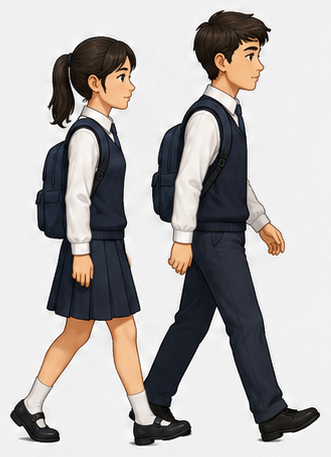
#> input picture saq_assets_ready/npc/npc_students_group.png, 331 x 457 px
$ python sync-assets.py
#> lines starting #> are read from the running program, lines starting #| are printed output that depends on the picture; after the words box and inside, x2 and y2 are one past the last pixel; in counts of white or black regions, pixels touching at a corner belong together
#!/usr/bin/env python3
"""Sync saq_assets_ready → public/assets with safe renames and bg cleanup.

Source of truth: saq_assets_ready/
Does not modify or delete files inside saq_assets_ready.
"""

from __future__ import annotations

import shutil
from pathlib import Path

import numpy as np
from PIL import Image

ROOT = Path(__file__).resolve().parents[1]
READY = ROOT / "saq_assets_ready"
PUBLIC = ROOT / "public" / "assets"
PROCESSED = PUBLIC / "npc" / "processed"


def soft_remove_flat_bg(
    src: Path,
    dst: Path,
    bg_rgb: tuple[int, int, int] = (232, 232, 232),
    bg_tol: int = 18,
    max_bg_alpha: int = 235,
) -> None:
    """Remove flat gray/white matte without cutting opaque white shirts."""
#> called with bg_rgb = (232, 232, 232), bg_tol = 18, max_bg_alpha = 235
    im = np.array(Image.open(src).convert("RGBA"), dtype=np.int16)
    rgb = im[:, :, :3]
    a = im[:, :, 3]
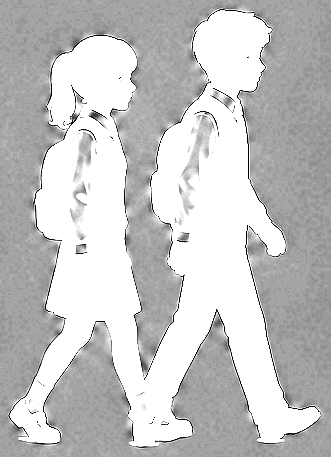
#> a: shape (457, 331) int16; min 0, max 255, mean 196.9
    dist = np.abs(rgb - np.array(bg_rgb)[None, None, :]).max(axis=2)
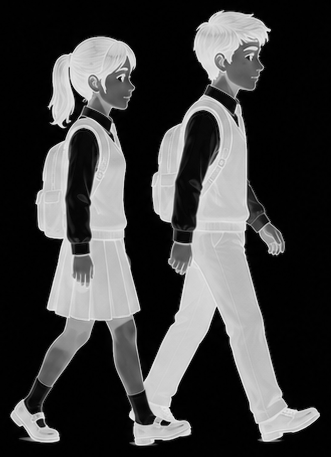
#> dist: shape (457, 331) int64; min 0, max 232, mean 64.3
    bg = (dist <= bg_tol) & (a < max_bg_alpha)
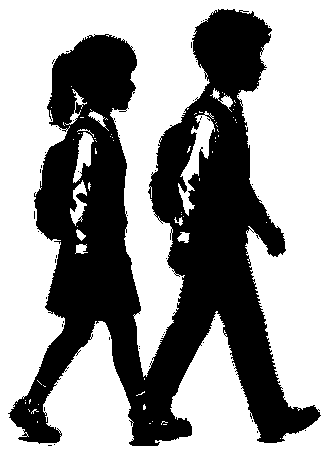
#> bg: shape (457, 331) bool; 60.5% white; 49 black regions (48 under 20 px), largest, box (x1, y1, x2, y2) and area: (8, 9, 321, 446) 59732
    near_white = (
        (rgb[:, :, 0] > 220)
        & (rgb[:, :, 1] > 220)
        & (rgb[:, :, 2] > 220)
        & (a < max_bg_alpha)
    )
#> near_white: shape (457, 331) bool; 61% white; 163 black regions (161 under 20 px), largest, box (x1, y1, x2, y2) and area: (10, 10, 321, 446) 58676, (249, 145, 250, 178) 33
    kill = bg | near_white
    out = im.astype(np.uint8).copy()
#> out is the input picture: shape (457, 331, 4); mean R, G, B, A 176.9, 173.3, 171.9, 196.9
    out_a = out[:, :, 3].astype(np.float32)
    out_a[kill] = 0
    fringe = (dist <= bg_tol + 10) & (a < 250) & ~kill
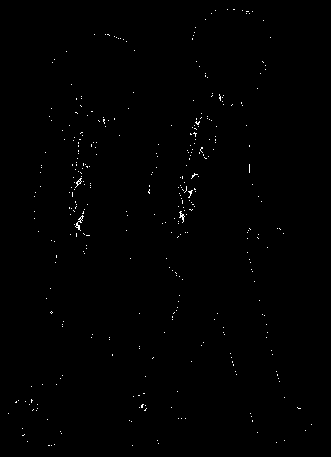
#> fringe: shape (457, 331) bool; 0.43% white in thin lines or dots, all inside (x1, y1, x2, y2) = (8, 9, 312, 446)
    out_a[fringe] *= 0.15
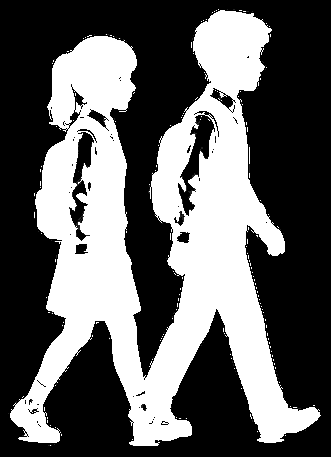
#> out_a: shape (457, 331) float32; min 0, max 255, mean 98.6
    out[:, :, 3] = out_a.astype(np.uint8)

    ys, xs = np.where(out[:, :, 3] > 8)
    if len(xs):
        pad = 4
        x0, x1 = max(0, xs.min() - pad), min(out.shape[1], xs.max() + pad + 1)
#> x0 = 4; x1 = 325
        y0, y1 = max(0, ys.min() - pad), min(out.shape[0], ys.max() + pad + 1)
#> y0 = 5; y1 = 450
        out = out[y0:y1, x0:x1]
#> out: shape (445, 321, 4)

    dst.parent.mkdir(parents=True, exist_ok=True)
    Image.fromarray(out, "RGBA").save(dst, optimize=True)
    print(f"processed {src.name} -> {dst.relative_to(ROOT)} ({out.shape[1]}x{out.shape[0]})")
#| processed npc_students_group.png -> public/assets/npc/processed/npc_pair_walking.png (321x445)


def normalize_player(src: Path, dst: Path, target_h: int = 400) -> bool:
    im = Image.open(src).convert("RGBA")
    if im.height < 180:
        print(f"SKIP tiny {src.name} {im.size}")
        return False
    scale = target_h / im.height
    nw = max(1, int(round(im.width * scale)))
    out = im.resize((nw, target_h), Image.Resampling.LANCZOS)
    arr = np.array(out)
    ys, xs = np.where(arr[:, :, 3] > 10)
    if len(xs):
        pad = 2
        x0, x1 = max(0, xs.min() - pad), min(arr.shape[1], xs.max() + pad + 1)
        out = out.crop((x0, 0, x1, target_h))
    dst.parent.mkdir(parents=True, exist_ok=True)
    out.save(dst, optimize=True)
    print(f"player {src.name} -> {out.size}")
    return True


def main() -> None:
    if not READY.is_dir():
        raise SystemExit(f"Missing source pack: {READY}")

    PROCESSED.mkdir(parents=True, exist_ok=True)

    # Pair with known semi-opaque white matte
    soft_remove_flat_bg(
        READY / "npc" / "npc_students_group.png",
        PROCESSED / "npc_pair_walking.png",
    )
    shutil.copy2(PROCESSED / "npc_pair_walking.png", PUBLIC / "npc" / "npc_pair_walking.png")

    renames = [
        (
            READY / "npc" / "npc_students_group_standing&talking.png",
            PUBLIC / "npc" / "npc_group_assembly.png",
        ),
        (
            READY / "npc" / "npc_students_group_walk.png",
            PUBLIC / "npc" / "npc_group_evacuating.png",
        ),
    ]
    for src, dst in renames:
        dst.parent.mkdir(parents=True, exist_ok=True)
        shutil.copy2(src, dst)
        print(f"copied {src.name} -> {dst.name}")

    old = PUBLIC / "npc" / "npc_group_walking.png"
    if old.exists():
        old.unlink()
        print("removed legacy npc_group_walking.png")

    for name in [
        "npc_student_boy_idle.png",
        "npc_student_boy_pointing.png",
        "npc_student_boy_walk.png",
        "npc_student_girl_confused.png",
        "npc_student_girl_idle.png",
        "npc_student_girl_pointing.png",
        "npc_student_girl_walk.png",
        "npc_teacher_idle.png",
        "npc_teacher_walk.png",
    ]:
        shutil.copy2(READY / "npc" / name, PUBLIC / "npc" / name)

    for sub in ("effects", "objects"):
        for f in (READY / sub).glob("*.png"):
            if "sheet_source" in f.name:
                continue
            dest = PUBLIC / sub / f.name
            dest.parent.mkdir(parents=True, exist_ok=True)
            shutil.copy2(f, dest)
#> pass 2 of the loop in main, `for sub in ("effects", "objects"):`:

    bg_map = {
        "classroom_start.png": "classroom_start.jpg",
        "corridor_main.png": "corridor_main.jpg",
        "stairs_emergency.png": "stairs_emergency.jpg",
        "exit_assembly.png": "exit_assembly.jpg",
    }
    # Hand-authored production backgrounds (not in saq_assets_ready).
    # Never delete/overwrite these during sync.
    preserve_backgrounds = {
        "central_hall_empty.png",
        "vestibule_empty.png",
    }
    for src_name, dst_name in bg_map.items():
        if dst_name in preserve_backgrounds:
            print(f"SKIP preserve bg {dst_name}")
            continue
        im = Image.open(READY / "backgrounds" / src_name).convert("RGB")
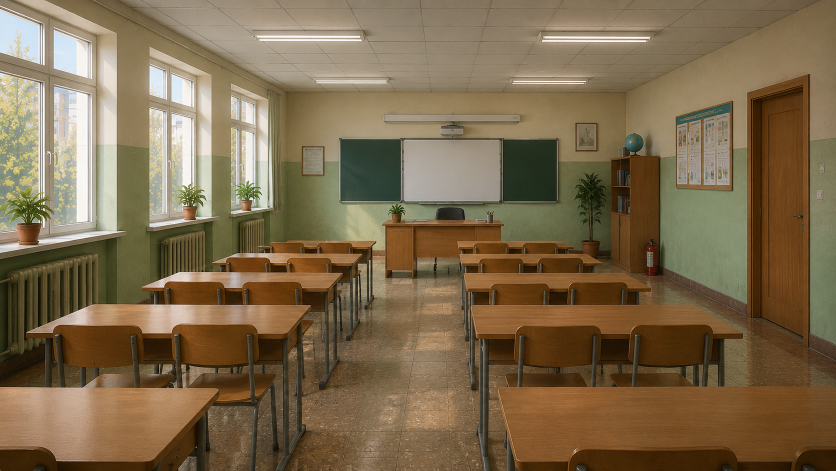
#> input picture saq_assets_ready/backgrounds/classroom_start.png, 1672 x 941 px (shown at 1/2 size)
#> im is the input picture: PIL image 1672x941 RGB; mean R, G, B 124.9, 105.7, 76.6
        im = im.resize((1280, 720), Image.Resampling.LANCZOS)
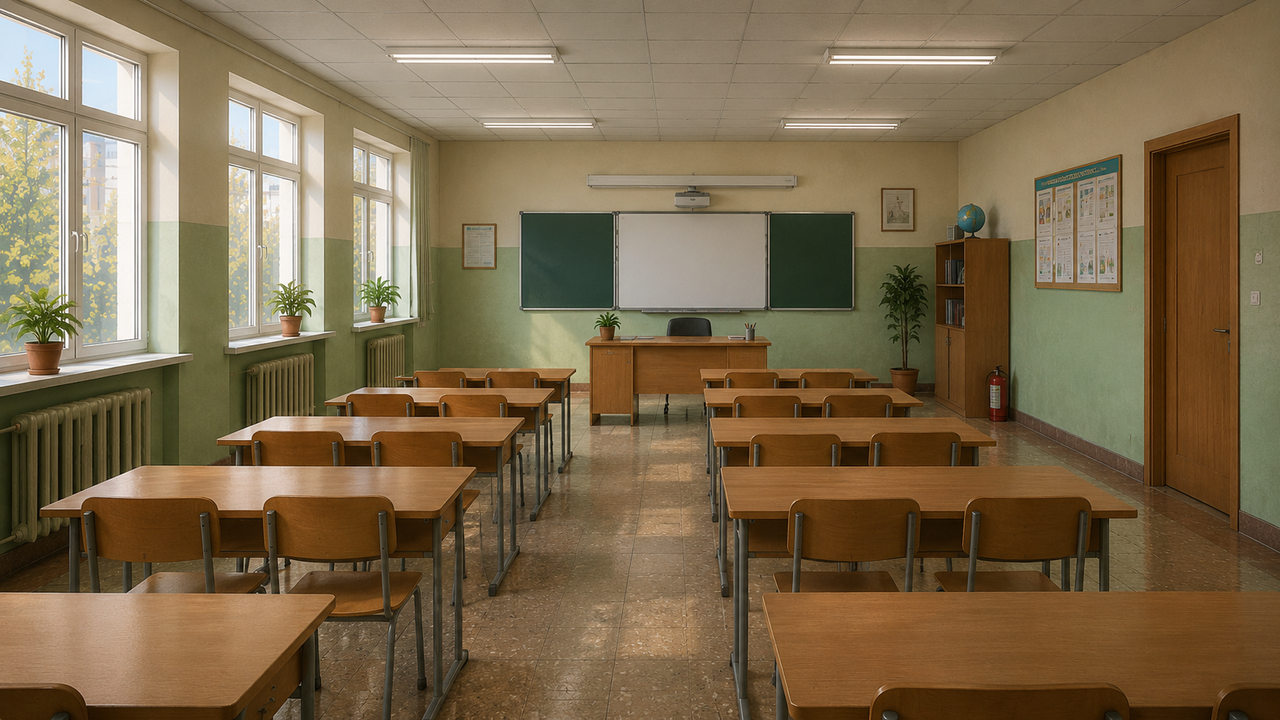
#> im: PIL image 1280x720 RGB; mean R, G, B 124.9, 105.6, 76.6
        out = PUBLIC / "backgrounds" / dst_name
        out.parent.mkdir(parents=True, exist_ok=True)
        im.save(out, quality=90, optimize=True)
        print(f"bg {dst_name}")
#> pass 2 of the loop in main, `for src_name, dst_name in bg_map.items():`:
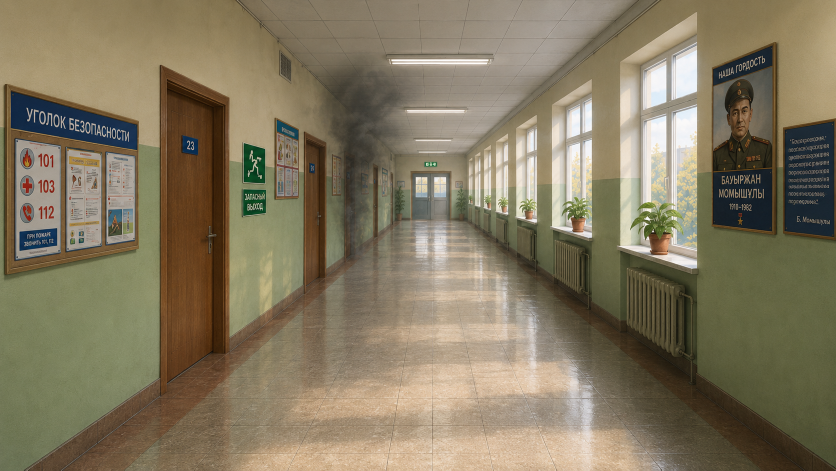
#> input picture saq_assets_ready/backgrounds/corridor_main.png, 1672 x 941 px (shown at 1/2 size)
#> in main, im is the input picture: PIL image 1672x941 RGB; mean R, G, B 130.4, 120.1, 96
#> in main, `im = im.resize((1280, 720), Image.Resampling.LANCZOS)`:
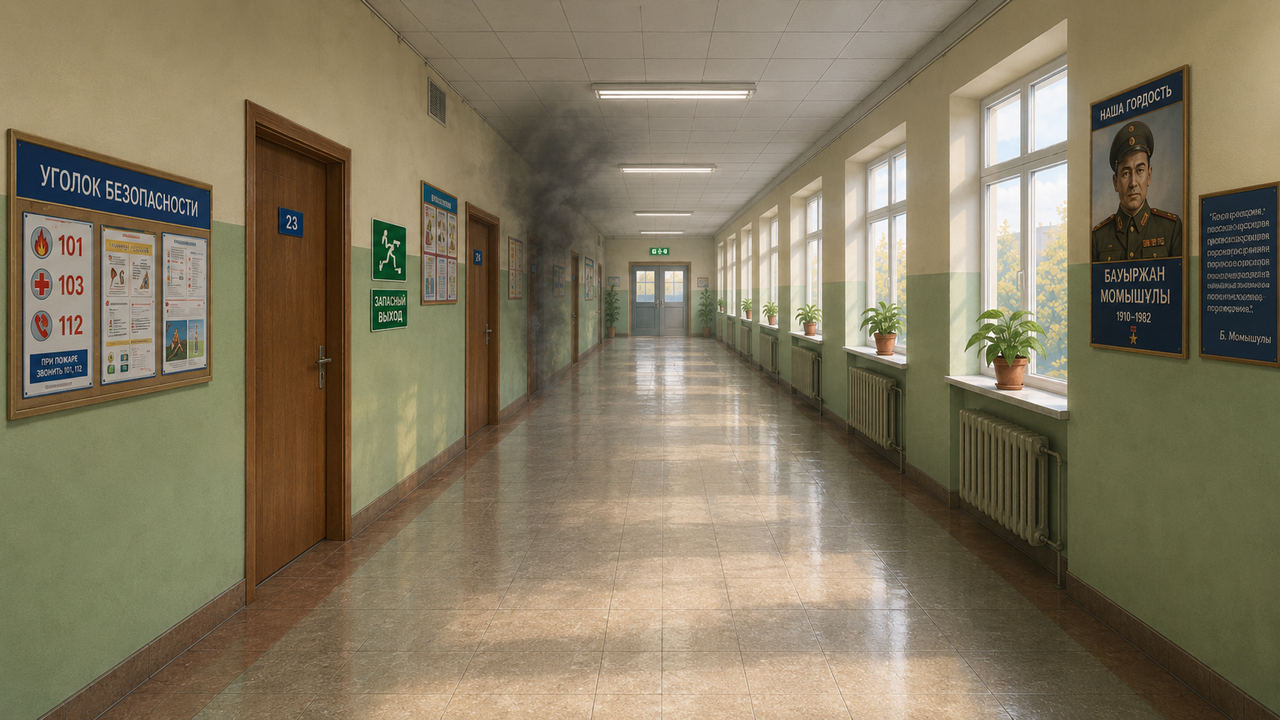
#> im: PIL image 1280x720 RGB; mean R, G, B 130.4, 120.1, 96

    for name in sorted(preserve_backgrounds):
        path = PUBLIC / "backgrounds" / name
        if path.exists():
            print(f"preserve bg {name} ({path.stat().st_size} bytes)")
        else:
            print(f"WARN missing preserved bg: {name}")

    for f in sorted((READY / "player").glob("player_*.png")):
        if "sheet" in f.name:
            continue
        # Walk frames 3–4 historically have white mattes; production uses 1–2 only.
        if any(f.name.endswith(suf) for suf in ("_3.png", "_4.png")) and "walk" in f.name:
            print(f"SKIP white-mat walk frame {f.name}")
            continue
        normalize_player(f, PUBLIC / "player" / f.name)

    # Production front idle: корневой файл побеждает ready-пак.
    override_front = ROOT / "player_idle_front.png"
    if override_front.exists():
        dest = PUBLIC / "player" / "player_idle_front.png"
        shutil.copy2(override_front, dest)
        print(f"override player_idle_front <- {override_front.name}")

    print("sync-assets: done")


if __name__ == "__main__":
#> (the run stopped early here; a loop or call above may not have finished)
